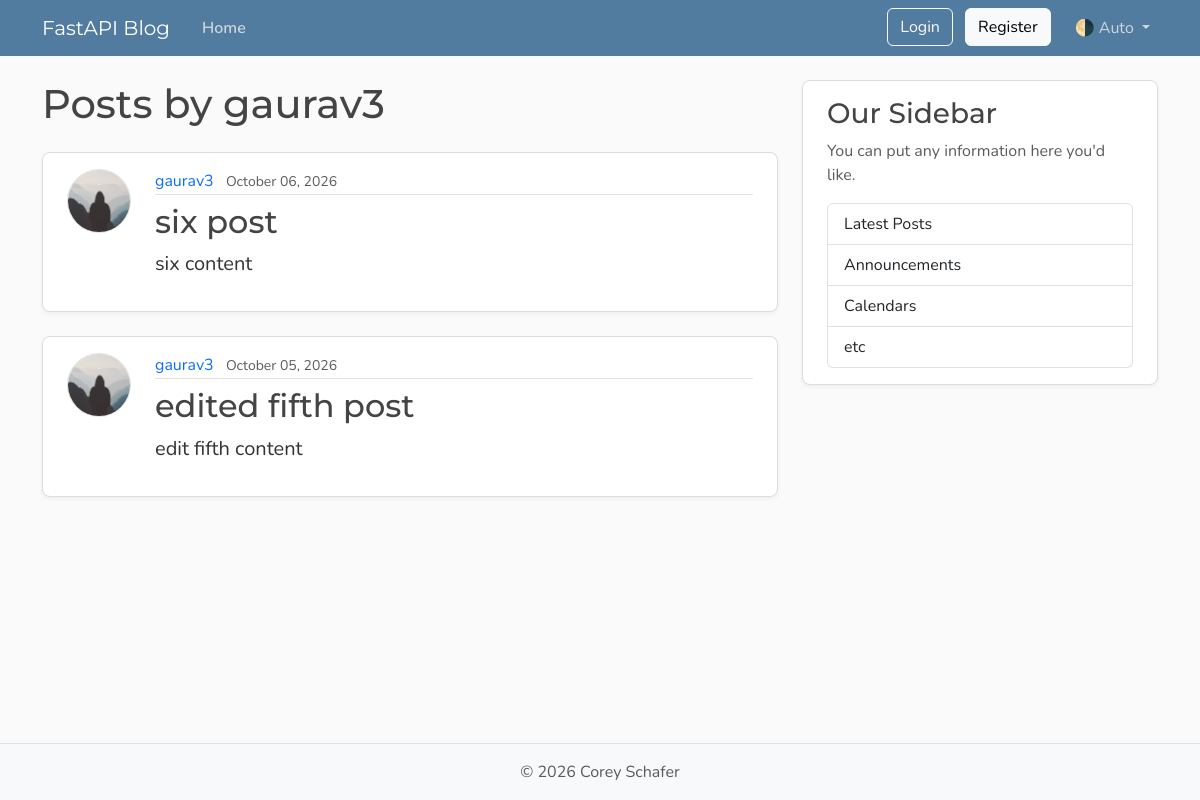
Screenshot of /user/6/posts with the database file from the repository.
### models.py (models this page shows, shortened)
class User(Base):   # Set here cause we want to assossiate the post with each user
    __tablename__ = "users"  # Very imp if not referenced then while creating the table in metadata will show error
    id: Mapped[int] = mapped_column(Integer, primary_key=True, index=True)  # Mapped is generic type hint used by alchemy to indicate that attribute is mapped to db
    username: Mapped[str] = mapped_column(String(50), unique=True, nullable=False)
    email: Mapped[str] = mapped_column(String(120), unique=True, nullable=False)
    password_hash: Mapped[str] = mapped_column(String(200), nullable=True)
    image_file: Mapped[str | None] = mapped_column(
        String(200),
        nullable=True,
        default=None,
    )
    posts: Mapped[list[Post]] = relationship(
        back_populates="author",
        cascade="all, delete-orphan",   # delete-orphan -> This mean that if user is deleted then all the post are deleted as well
    )   # One to Many relationship. Here post can be connected to many user

class Post(Base):
    __tablename__ = "posts"
    id: Mapped[int] = mapped_column(Integer, primary_key=True, index=True)
    title: Mapped[str] = mapped_column(String(100), nullable=False)
    content: Mapped[str] = mapped_column(Text, nullable=False)
    user_id: Mapped[int] = mapped_column(
        ForeignKey("users.id"),  # We are referencing the user.id here against post
        nullable=False,
        index=True,
    )
    date_posted: Mapped[datetime] = mapped_column(
        DateTime(timezone=True),
        default=lambda: datetime.now(UTC),
    )
    likes: Mapped[int] = mapped_column(Integer, default=0, server_default="0")
    author: Mapped[User] = relationship(back_populates="posts")  # One to many relationship -> Links this relationship to the posts relationship in the User model:

### main.py (the view)
@app.get('/user/{user_id}/posts', include_in_schema=False, name='user_posts')
async def user_posts_page(request: Request, user_id: int, db: Annotated[AsyncSession, Depends(get_db)]):
    result = await db.execute(
        Select(models.User).where(models.User.id == user_id)
    )
    existing_userid = result.scalars().first()
    if not existing_userid:
        raise HTTPException(status_code=status.HTTP_404_NOT_FOUND, detail="User ID not found")
    result = await db.execute(
        Select(models.Post)
        .options(selectinload(models.Post.author))  # We are using author in the templates that is why this is needed
        .where(models.Post.user_id == user_id)
        .order_by(models.Post.date_posted.desc()))
    all_posts = result.scalars().all()
    return templates.TemplateResponse(request,
                                      'user_posts.html', {
                                          'posts': all_posts,
                                          "user": existing_userid,
                                          "title": f"{existing_userid.username}'s Post"
                                      }
                                      )

### templates/user_posts.html (shortened to what this page needs)
{% extends "layout.html" %}
{% block content %}
<h1 class="mb-4">Posts by {{ user.username }}</h1>
<div id="postsContainer">
  {% for post in posts %}
  <article class="content-section py-3 px-4 mb-4">
    <div class="d-flex align-items-start gap-4">
      <img class="rounded-circle article-img flex-shrink-0" src="{{ post.author.image_path }}"
        alt="{{ post.author.username }}'s profile picture" width="64" height="64" loading="lazy">
      <div class="flex-grow-1">
        <div class="article-metadata mb-2">
          <a class="me-2" href="{{ url_for('user_posts', user_id=post.author.id) }}">{{ post.author.username }}</a>
          <small class="text-body-secondary">{{ post.date_posted.strftime("%B %d, %Y") }}</small>
        </div>
        <h2>
          <a class="article-title" href="{{ url_for('post_page', post_id=post.id) }}">{{ post.title }}</a>
        </h2>
        <p class="article-content">{{ post.content }}</p>
      </div>
    </div>
  </article>
  {% else %}
  <p class="text-body-secondary">No posts by this user yet.</p>
  {% endfor %}
</div>
{% endblock content %}

### static/css/main.css (style rules this page uses)
:root { --font-heading: "Montserrat", system-ui, -apple-system, BlinkMacSystemFont, sans-serif; --font-body: "Nunito", system-ui, -apple-system, BlinkMacSystemFont, sans-serif; --color-bg-body: #fafafa; --color-bg-content: #ffffff; --color-text-primary: #333333; --color-text-heading: #444444; --color-steel: #527c9f; --color-nav-link: #cbd5db; --color-nav-link-hover: #ffffff; --color-link-hover: #428bca; --color-border: #dddddd; --color-border-light: #e3e3e3; --spacing-xl: 5rem; --article-img-size: 4rem; --account-img-size: 7.813rem; }
body { font-family: var(--font-body); background: var(--color-bg-body); color: var(--color-text-primary); }
h1, h2, h3, h4, h5, h6 { font-family: var(--font-heading); color: var(--color-text-heading); }
a { text-decoration: none; }
.content-section { background: var(--color-bg-content); border: 1px solid var(--color-border); border-radius: 0.5rem; box-shadow: 0 2px 4px rgba(15, 23, 42, 0.05); transition: box-shadow 0.15s ease, transform 0.15s ease, border-color 0.15s ease; }
.article-title { color: var(--color-text-heading); transition: color 0.2s ease-in-out; }
.article-content { white-space: pre-line; font-size: 1.25rem; }
.article-img { height: var(--article-img-size); width: var(--article-img-size); flex-shrink: 0; object-fit: cover; border: 1px solid var(--color-border-light); box-shadow: 0 0 0 2px var(--color-bg-content); }
.article-metadata { padding-bottom: 0.063rem; border-bottom: 1px solid var(--color-border-light); }
.article-metadata a { transition: color 0.2s ease-in-out; }

### rows the page displays
User: username "gaurav3"
Post: author.username "gaurav3", date_posted "October 06, 2026", title "six post", content "six content"
Post: author.username "gaurav3", date_posted "October 05, 2026", title "edited fifth post", content "edit fifth content"
